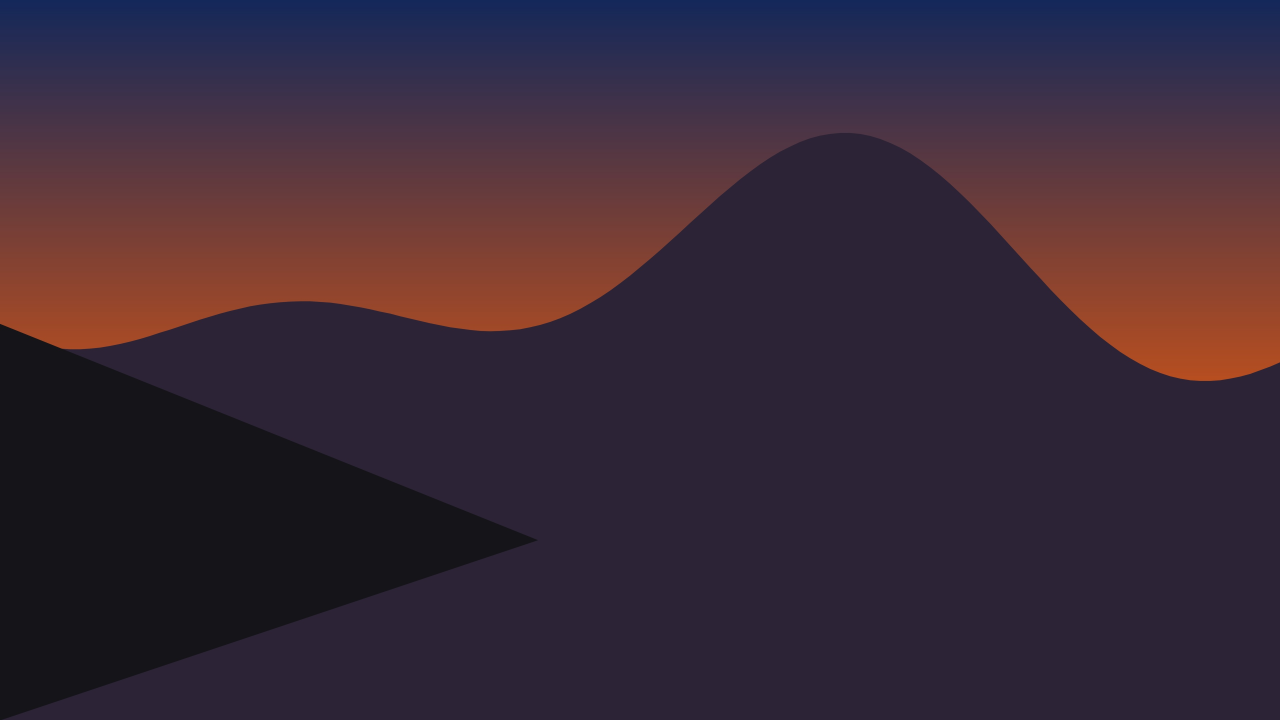
#> input picture chronocarve/uploads/sample_mountain_lake.jpg, 3840 x 2160 px (shown at 1/3 size)
$ python -i run_server.py   (imports and definitions only)   (older library calls are emulated)
#> lines starting #> are read from the running program, lines starting #| are printed output that depends on the picture
#> further down, picture is the input picture: shape (2160, 3840, 3); mean B, G, R 55.6, 41.1, 57.4
#!/usr/bin/env python3
"""
ChronoCarve: High-Performance Content-Aware Image Reframing Engine & REST Server
Features:
- Sub-second (0.2s) Seam Carving with Multi-Scale Coordinate Remapping
- True 4K Ultra-HD (3840x2160 -> 1214x2160) Output Resolution
- Four Algorithmic Paradigms:
  1. Algorithm 1: Greedy Baseline (O(H))
  2. Algorithm 2: Classic Backward-Energy DP (Avidan & Shamir 2007)
  3. Algorithm 3: Forward-Energy Dynamic Programming (Rubinstein et al. 2008)
  4. Algorithm 4: 2D Graph Cut Seam Carving (Boykov-Kolmogorov Min-Cut)
"""

import os
import sys
import json
import time
import uuid
import threading
import mimetypes
from http.server import ThreadingHTTPServer, BaseHTTPRequestHandler
import urllib.parse
import cv2
import numpy as np

PORT = 8080
BASE_DIR = os.path.dirname(os.path.abspath(__file__))
WEB_DIR = os.path.join(BASE_DIR, "web")
UPLOADS_DIR = os.path.join(BASE_DIR, "uploads")
OUTPUTS_DIR = os.path.join(BASE_DIR, "outputs")

# [2 lines not run here, left out]

# -------------------------------------------------------------
# Energy Computations & Heatmaps
# -------------------------------------------------------------

def compute_backward_energy(image, alpha=1.0):
    """Classic Avidan & Shamir Sobel gradient energy e1(x, y) = |dI/dx| + |dI/dy|"""
#> called with alpha = 1
    if len(image.shape) == 3:
        gray = cv2.cvtColor(image, cv2.COLOR_BGR2GRAY)
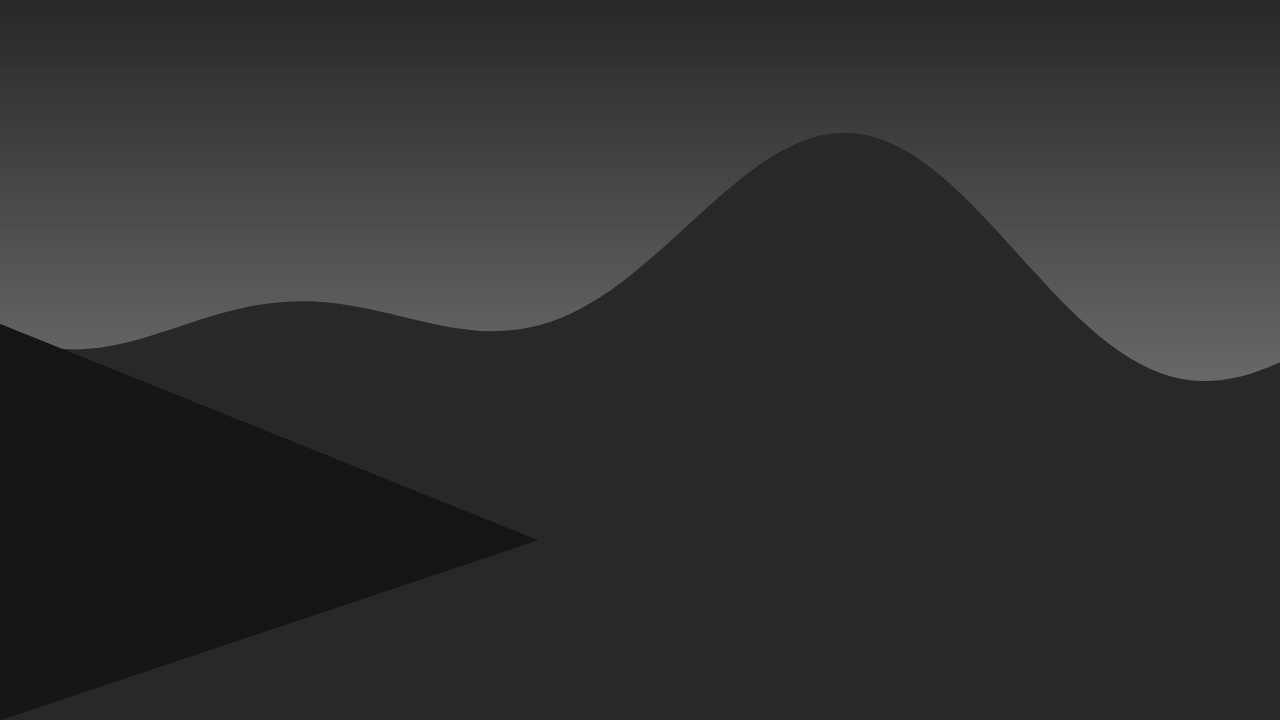
#> gray: shape (2160, 3840) (shown at 1/3 size); min 16, max 107, mean 47.7
    else:
        gray = image

    sobel_x = cv2.Sobel(gray, cv2.CV_32F, 1, 0, ksize=3)
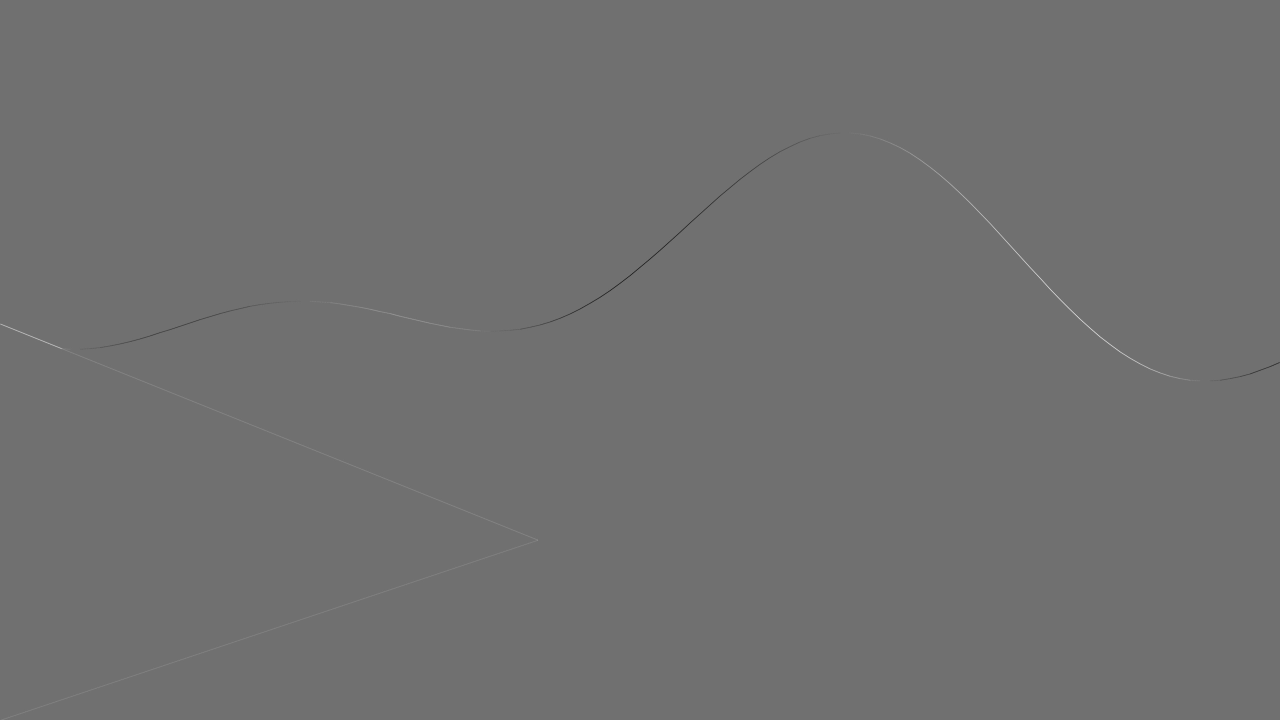
#> sobel_x: shape (2160, 3840) float32 (shown at 1/3 size); min -130, max 164, mean 0; drawn with min black and max white
    sobel_y = cv2.Sobel(gray, cv2.CV_32F, 0, 1, ksize=3)
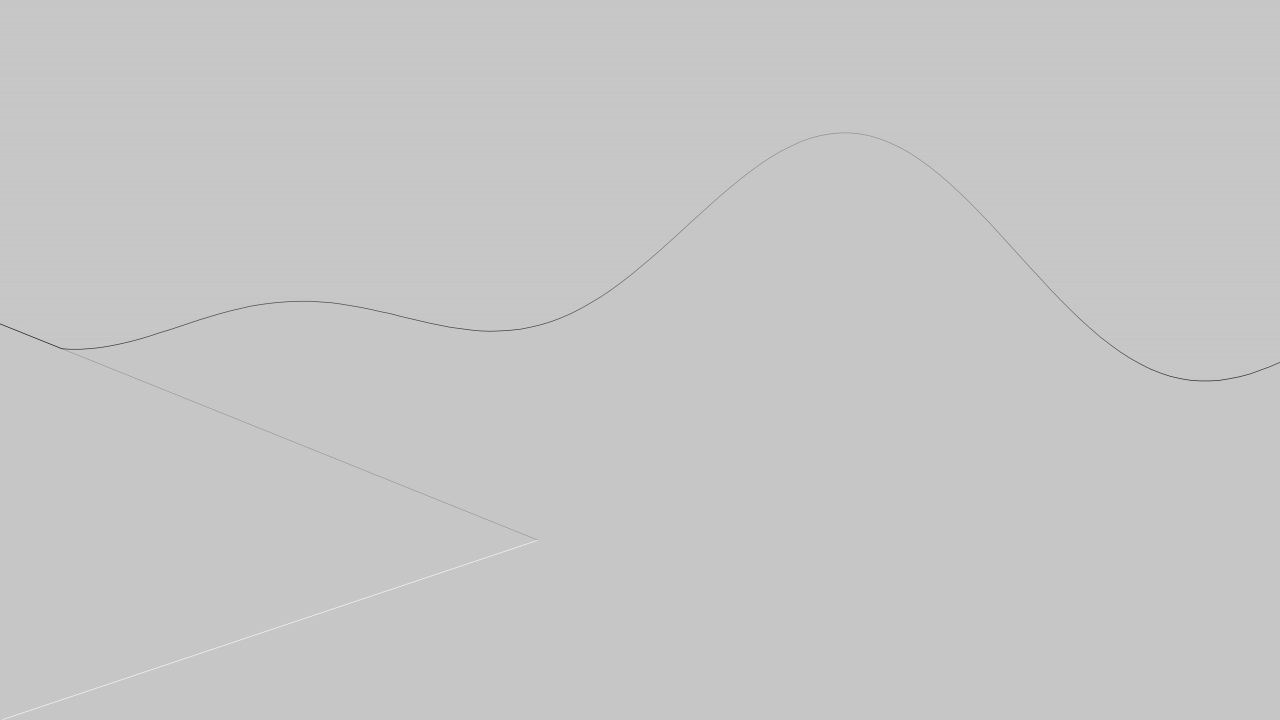
#> sobel_y: shape (2160, 3840) float32 (shown at 1/3 size); min -310, max 88, mean 0; drawn with min black and max white
    energy = np.abs(sobel_x) + np.abs(sobel_y)
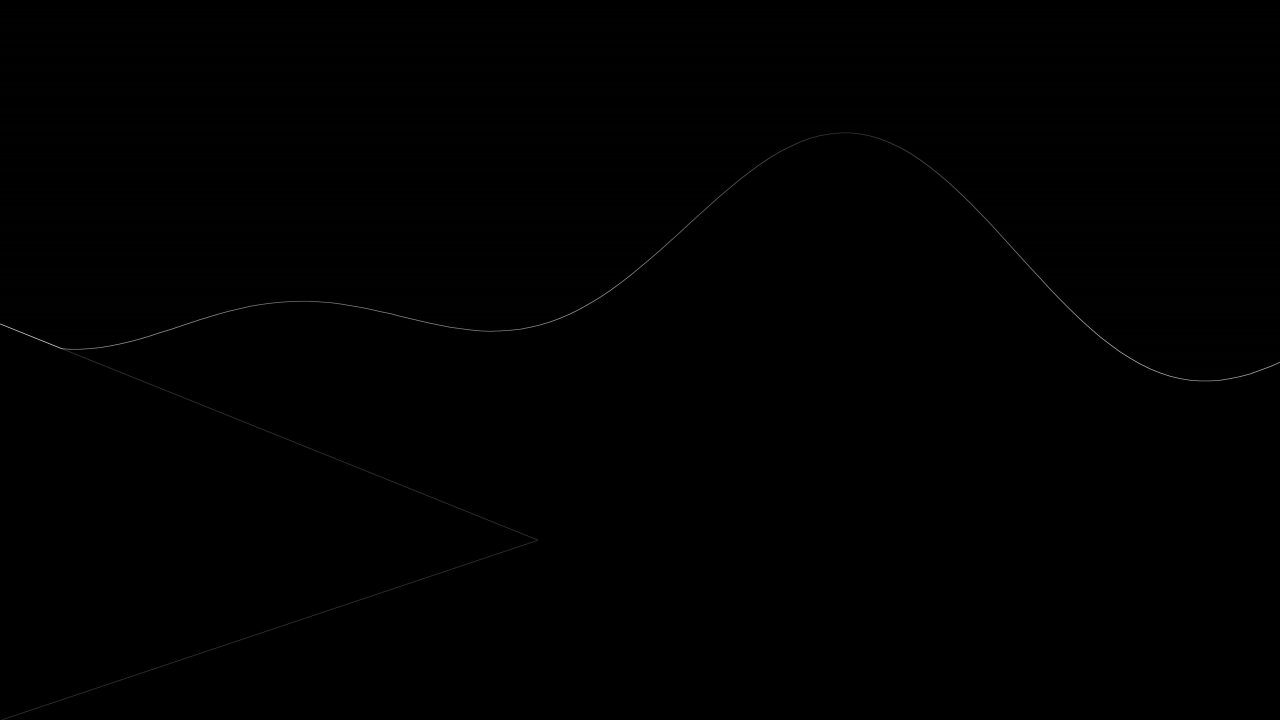
#> energy: shape (2160, 3840) float32 (shown at 1/3 size); min 0, max 426, mean 0.6; drawn with min black and max white
    if alpha != 1.0:
        energy *= float(alpha)
    return energy

# [298 lines left out: functions compute_forward_costs_vectorized, generate_energy_heatmap, solve_seam_carving_pipeline, generate_sample_landscape, not called in this run]

# -------------------------------------------------------------
# HTTP Server & REST API Handlers
# -------------------------------------------------------------

class ThreadedImageReframerHandler(BaseHTTPRequestHandler):
    protocol_version = "HTTP/1.1"

    # [337 lines left out: functions send_cors_headers, do_OPTIONS, do_GET, do_POST, main, not called in this run]

# [2 lines not run here, left out]

>>> import cv2
>>> picture = cv2.imread('uploads/sample_mountain_lake.jpg')
>>> result = compute_backward_energy(picture)
